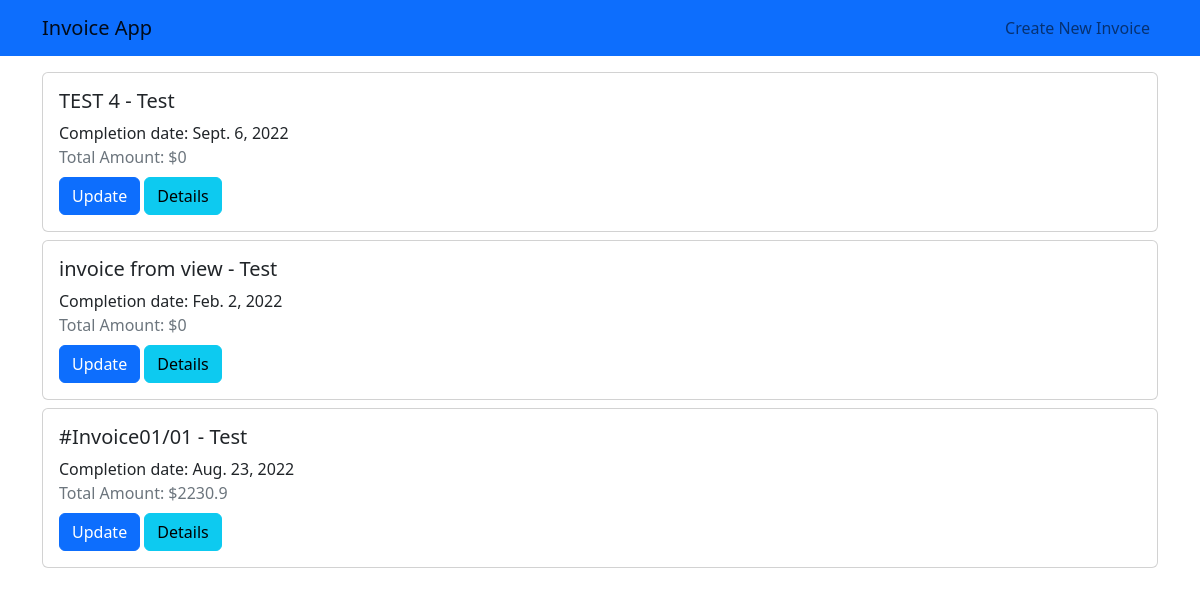
Before: /invoices/ (signed in) with the older database file.
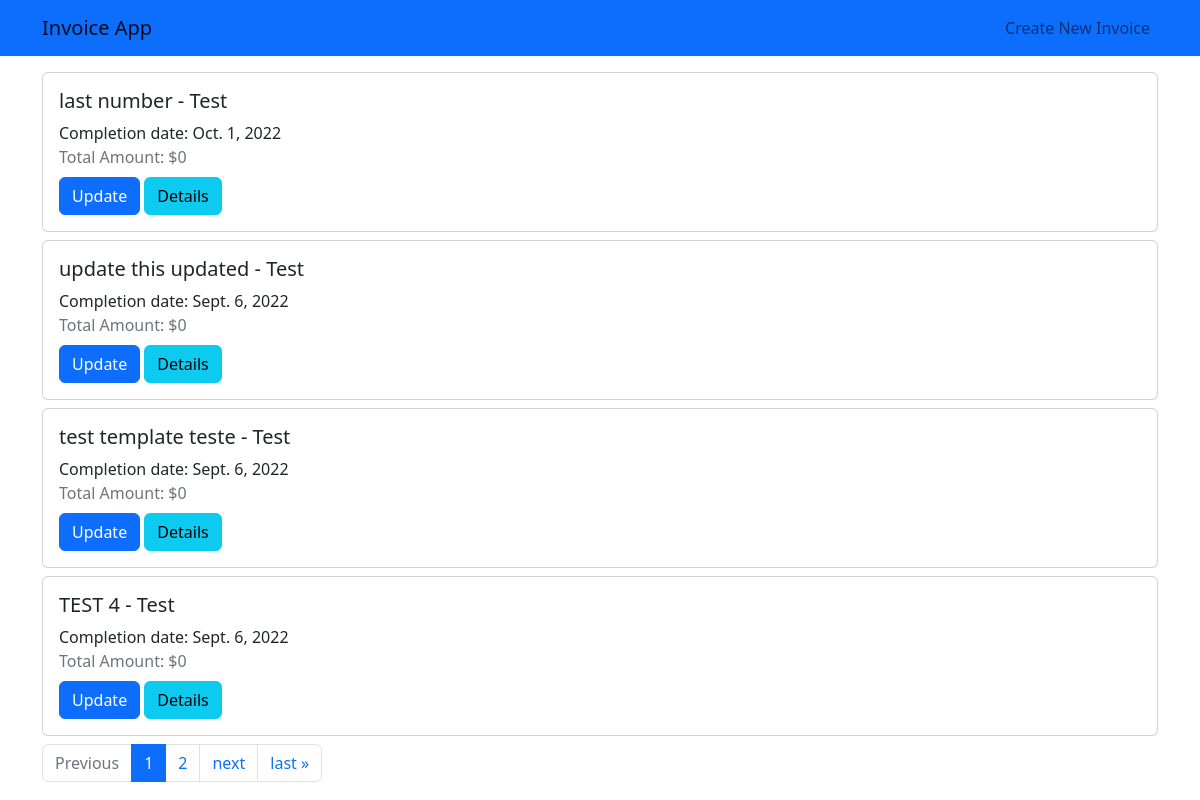
After: the same page with the newer database file.
### invoices/models.py (models this page shows, shortened)
class Invoice(models.Model):
    profile = models.ForeignKey(Profile, on_delete=models.CASCADE)
    receiver = models.ForeignKey(Receiver, on_delete=models.CASCADE)
    invoice_number = models.CharField(max_length=200)
    completion_date = models.DateField()
    issue_date = models.DateField()
    payment_date = models.DateField()
    created_at = models.DateTimeField(auto_now_add=True)
    updated_at = models.DateTimeField(auto_now=True)
    closed = models.BooleanField(default=False)
    tags = models.ManyToManyField(Tag, blank=True)
    @property  # treat tags as a field
    def tags(self):
        return self.tags.all()
    @property
    def positions(self):
        return self.position_set.all()  # relationships
    @property
    def total_amount(self):
        total = 0
        qs = self.positions
        for pos in qs:
            total += pos.amount
        return total

### receivers/models.py (models this page shows, shortened)
class Receiver(models.Model):
    name = models.CharField(max_length=200)
    address = models.TextField()
    website = models.URLField(blank=True)
    created_at = models.DateTimeField(auto_now_add=True)
    updated_at = models.DateTimeField(auto_now=True)
    logo = models.ImageField(default='images/no_photo.png')

### positions/models.py (models this page shows, shortened)
class Position(models.Model):
    invoice = models.ForeignKey(Invoice, on_delete=models.CASCADE)
    title = models.CharField(max_length=200)
    description = models.TextField(blank=True, help_text="Optional")
    amount = models.FloatField(help_text="amount in dollars")
    created_at = models.DateTimeField(auto_now_add=True)
    updated_at = models.DateTimeField(auto_now=True)

### invoices/views.py (the view)
# urls.py: path('', views.InvoiceListView.as_view(), name='main'),
class InvoiceListView(ListView):
    model = Invoice
    paginate_by = 4
    template_name = "invoices/main.html"
    def get_queryset(self):
        profile = get_object_or_404(Profile, user=self.request.user)
        return super().get_queryset().filter(profile=profile).order_by('-created_at')

### invoices/templates/invoices/main.html (shortened to what this page needs)
{% extends "base.html" %}
{% block content %}
  {% if object_list %}
      {% for invoice in object_list %}
          <div class="card mb-2" style="width:100%">
              <div class="card-body">
                  <h5>{{ invoice.invoice_number }} - {{ invoice.receiver.name }}</h5>
                  <div class="card-text">
                     Completion date: {{ invoice.completion_date}}
                  </div>
                  <div class="text-muted">
                      Total Amount: ${{ invoice.total_amount }}
                  </div>
                  <div class="mt-2">
                      {% if not invoice.closed %}
                        <a href="{% url 'invoices:update_invoice' invoice.pk %}" class="btn btn-primary">Update</a>
                      {% endif %}
                      <a href="{% url 'invoices:details' invoice.pk %}" class="btn btn-info">Details</a>
                  </div>
            </div>
          </div>
     {% endfor %}
  {% else %}
      <h3>No invoices created </h3>
  {% endif %}
   {% if is_paginated %}
      <nav aria-label=" invoice pagination">
          <ul class="pagination">
                <li class="page-item {% if page_obj.has_previous %} {% else %} disabled {% endif %}">
                  <a
                     class="page-link" tabindex="-1">Previous</a>
                </li>
                {% for page in paginator.page_range %}
                  <li class="page-item">
                    <a class="page-link {% if page_obj.number == page %} active {% endif %}" href="?page={{ page }}">{{page}}</a>
                 </li>
                {% endfor%}
              {% if page_obj.has_next %}
                 <li class="page-item">
                    <a class="page-link" href="?page={{ page_obj.next_page_number }}">next</a>
                 </li>
                 <li class="page-item">
                    <a class="page-link" href="?page={{ page_obj.paginator.num_pages }}">last &raquo;</a>
                 </li>
              {% endif %}
          </ul>
    </nav>
   {% endif %}
{% endblock content %}

Changed rows visible on the page:
no longer on this page (row edited): Invoice: invoice_number "invoice from view", receiver.name "Test", completion_date "Feb. 2, 2022", total_amount "0", closed "Update"
no longer on this page (row edited): Invoice: invoice_number "#Invoice01/01", receiver.name "Test", completion_date "Aug. 23, 2022", total_amount "2230.9", closed "Update"
added Invoice: invoice_number "last number", receiver.name "Test", completion_date "Oct. 1, 2022", total_amount "0", closed "Update"
added Invoice: invoice_number "update this updated", receiver.name "Test", completion_date "Sept. 6, 2022", total_amount "0", closed "Update"
added Invoice: invoice_number "test template teste", receiver.name "Test", completion_date "Sept. 6, 2022", total_amount "0", closed "Update"
Other visible differences:
text now shown: "Previous next last »"
new list line: "1"
new list line: "2"
